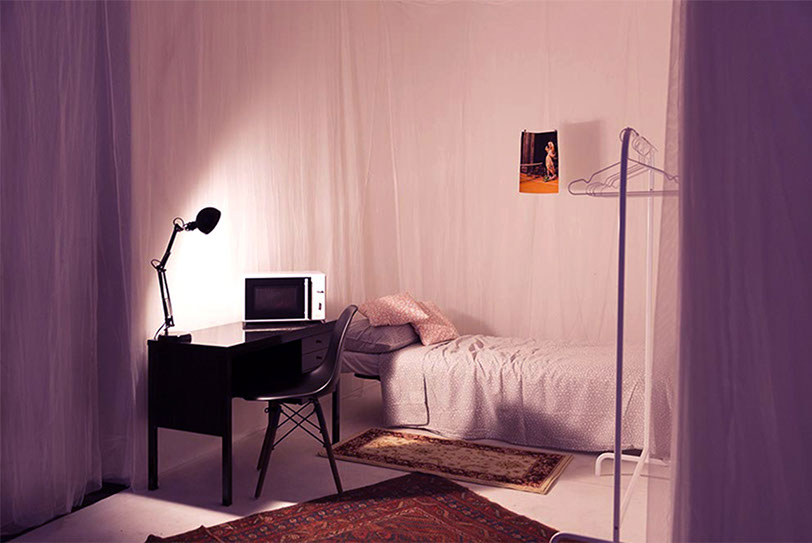
#> input picture projects/domesticboundaries/images/01.jpg, 812 x 543 px
$ python -i imageconv.py   (imports and definitions only)
#> lines starting #> are read from the running program, lines starting #| are printed output that depends on the picture
from PIL import Image
from pathlib import Path
from shutil import rmtree, copyfile, copytree
from json import load
import traceback

page_header = '''
<!DOCTYPE html>
<html lang="en">
    <head>
        <title>m&#178;ft</title>
        <link rel="stylesheet" type="text/css" href="{root}style.css">
        <link rel="shortcut icon" href="{root}favicon.ico">
    </head>
    <body>
        <div id="menu">
            <img src="{root}logo.svg" />
            {menu}
        </div>
        <div class="content">
'''

page_footer = '''
        </div>
    </body>
</html>
'''


def image_converter(path, out_dir):
#> called with out_dir = 'out.png'
    in_img = Image.open(str(path))
#> in_img is the input picture: PIL image 812x543 RGB; mean R, G, B 145.5, 106.7, 117
    if in_img.size[0] > 850:
        ratio = in_img.size[1] / in_img.size[0]
        new_size = (850, int(850*ratio))
        in_img = in_img.resize(new_size, Image.BICUBIC)

    lum = in_img.convert('L')
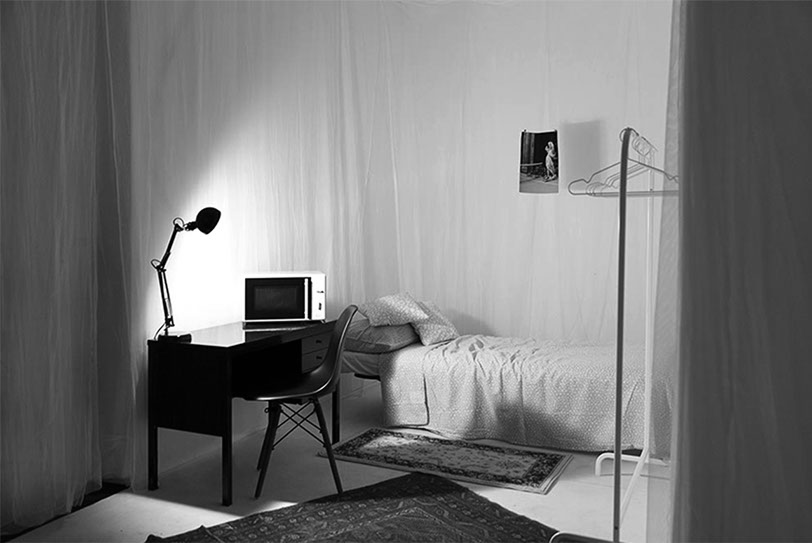
#> lum: PIL image 812x543 L; min 0, max 255, mean 119.5

    blue = Image.new('L', lum.size, (255,))
#> blue: PIL image 812x543 L; every value is 255

    blue_img = Image.merge('RGB', [lum, lum, blue])
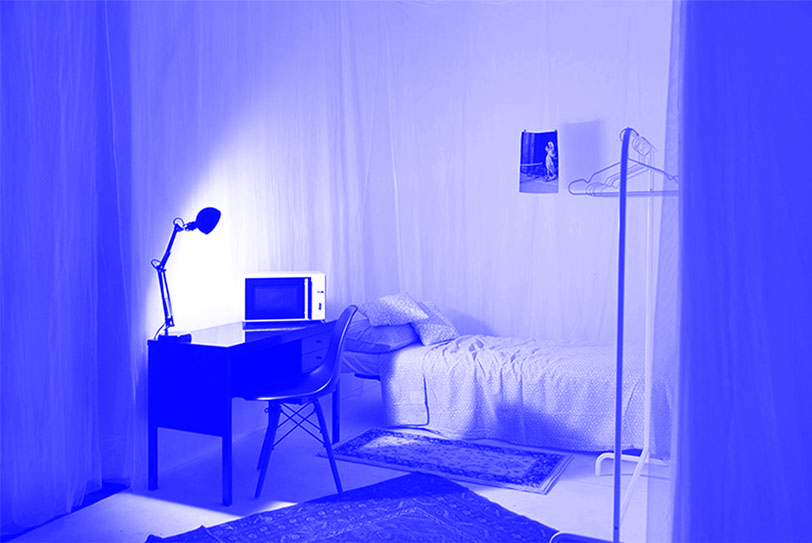
#> blue_img: PIL image 812x543 RGB; mean R, G, B 119.5, 119.5, 255

    if in_img.mode == 'RGBA':
        mask = in_img.split()[3]
        tmp = Image.new("RGB", in_img.size, (255, 239, 239))
        blue_img = Image.composite(blue_img, tmp, mask)
        tmp.paste(in_img, mask=mask)
        in_img = tmp

#> (the run stopped early here; a loop or call above may not have finished)

$ run again, on projects/domesticboundaries/images/05.jpg
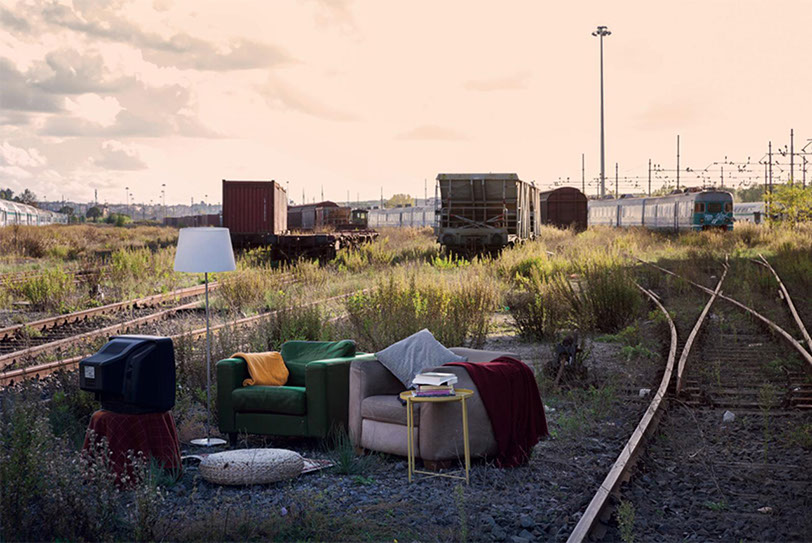
#> input picture projects/domesticboundaries/images/05.jpg, 812 x 543 px
#> in image_converter, in_img is the input picture: PIL image 812x543 RGB; mean R, G, B 138.1, 124.5, 116.2
#> in image_converter, `lum = in_img.convert('L')`:
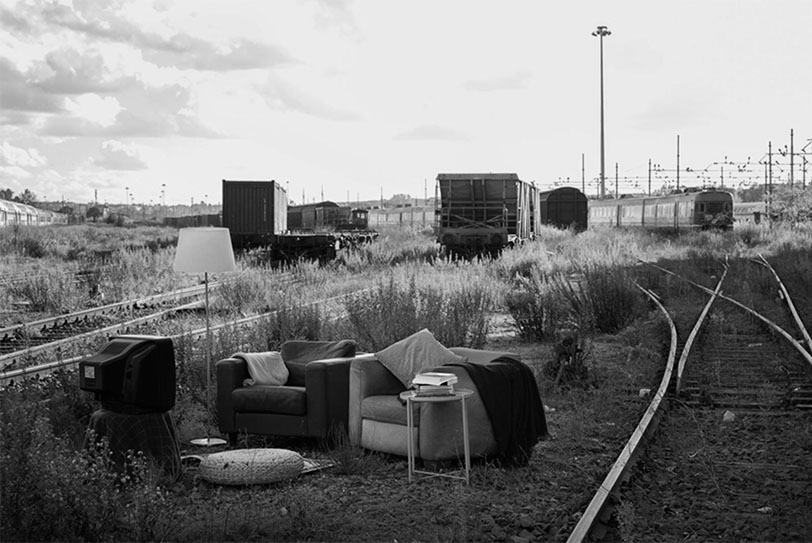
#> lum: PIL image 812x543 L; min 0, max 255, mean 127.6
#> blue: PIL image 812x543 L; every value is 255
#> in image_converter, `blue_img = Image.merge('RGB', [lum, lum, blue])`:
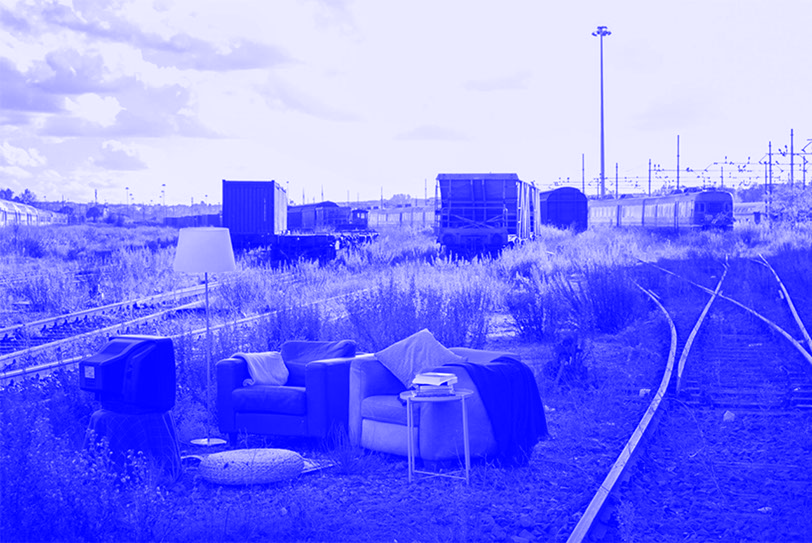
#> blue_img: PIL image 812x543 RGB; mean R, G, B 127.6, 127.6, 255

$ run again, on projects/domesticboundaries/images/06.jpg
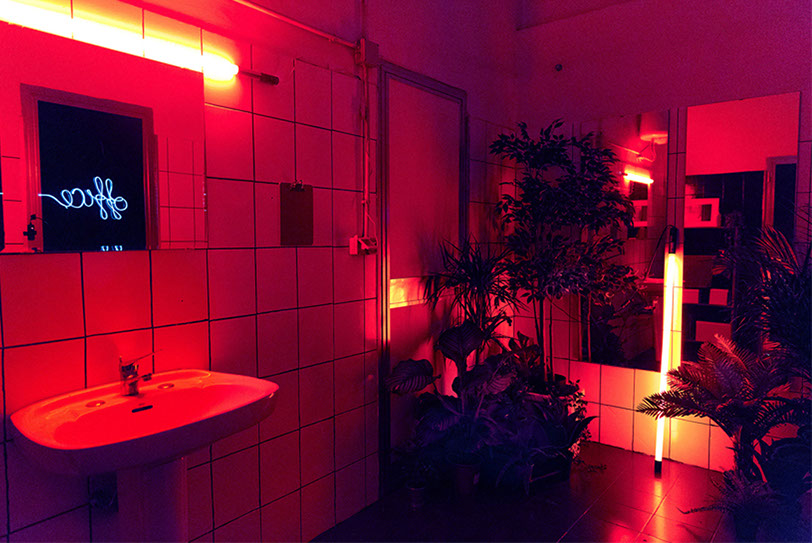
#> input picture projects/domesticboundaries/images/06.jpg, 812 x 543 px
#> in image_converter, in_img is the input picture: PIL image 812x543 RGB; mean R, G, B 118, 14.4, 50.2
#> in image_converter, `lum = in_img.convert('L')`:
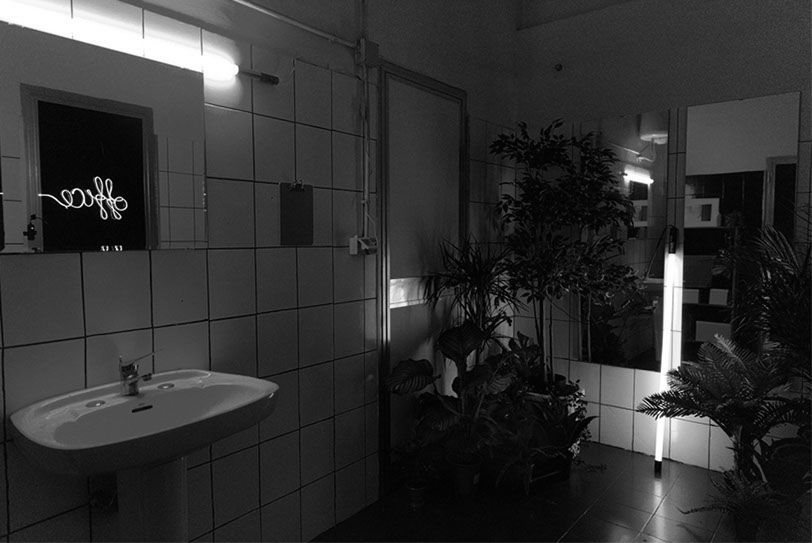
#> lum: PIL image 812x543 L; min 0, max 255, mean 49.5
#> blue: PIL image 812x543 L; every value is 255
#> in image_converter, `blue_img = Image.merge('RGB', [lum, lum, blue])`:
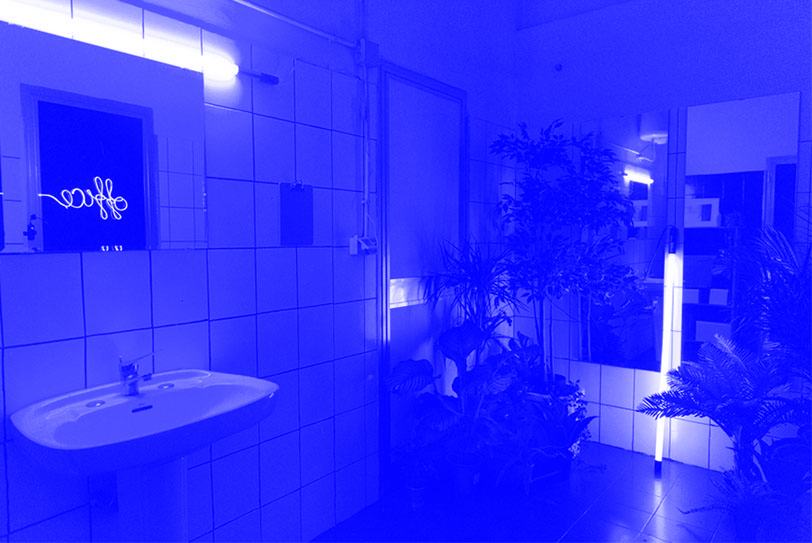
#> blue_img: PIL image 812x543 RGB; mean R, G, B 49.5, 49.5, 255

$ run again, on projects/domesticboundaries/images/07.jpg
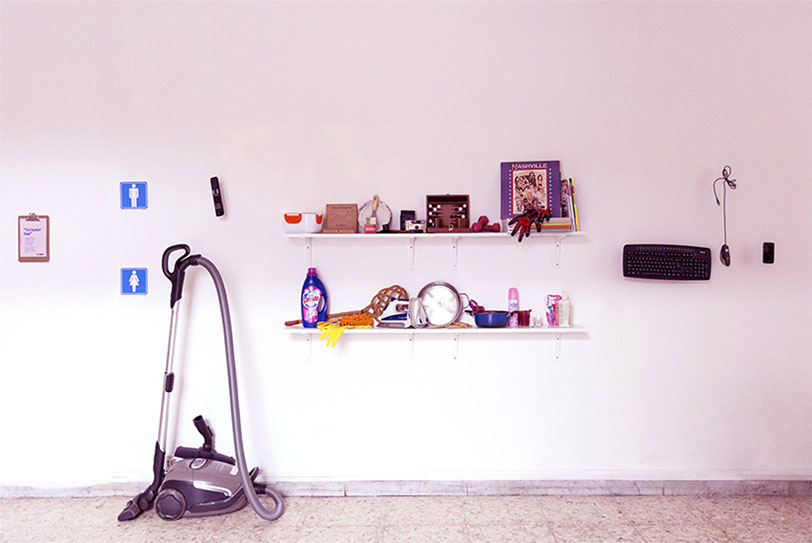
#> input picture projects/domesticboundaries/images/07.jpg, 812 x 543 px
#> in image_converter, in_img is the input picture: PIL image 812x543 RGB; mean R, G, B 224.7, 209.2, 216.6
#> in image_converter, `lum = in_img.convert('L')`:
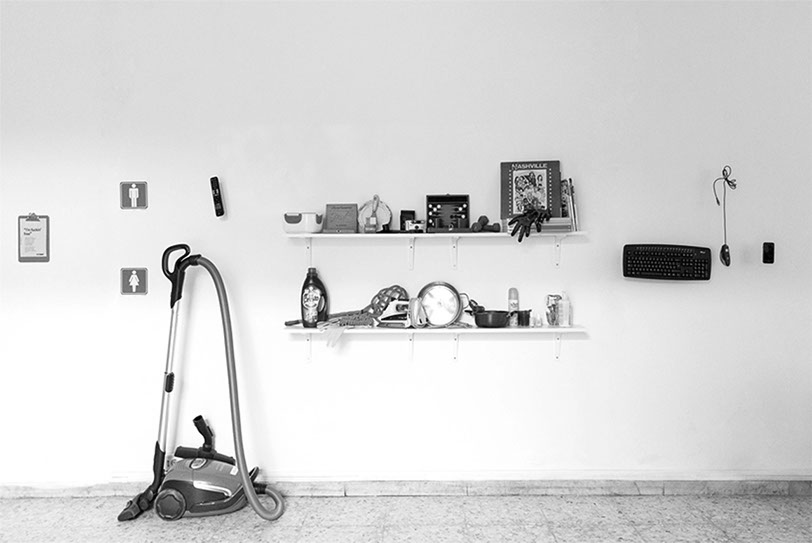
#> lum: PIL image 812x543 L; min 0, max 255, mean 214.7
#> blue: PIL image 812x543 L; every value is 255
#> in image_converter, `blue_img = Image.merge('RGB', [lum, lum, blue])`:
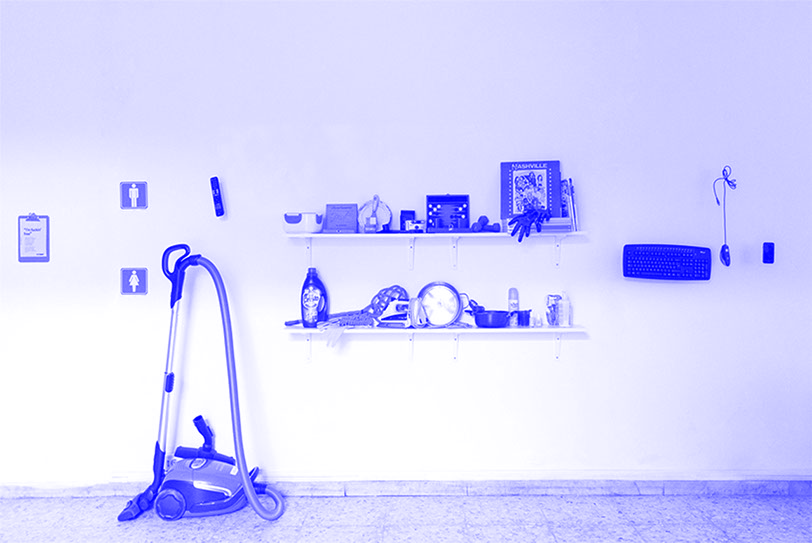
#> blue_img: PIL image 812x543 RGB; mean R, G, B 214.7, 214.7, 255
